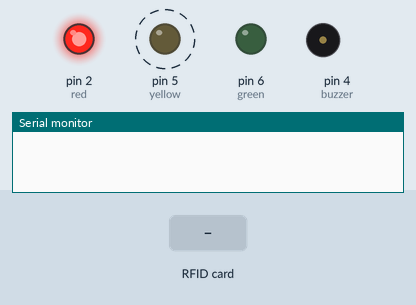
This sketch was run on a simulated Arduino Uno, built with avr-gcc and run on an emulated ATmega328P. Parts: output pins drawn as LEDs (lit = HIGH), buzzer (waves = sounding, pin HIGH), the last lines printed to the serial monitor. Dashed ring = blinking. Inputs (shaded band) come from the test bench. Pins used as bus, display or sensor lines are not drawn.

Above: at 6.4 s.
6.5 s: RFID card 5E 7A 19 C4 held to the reader
At 7.28 s:
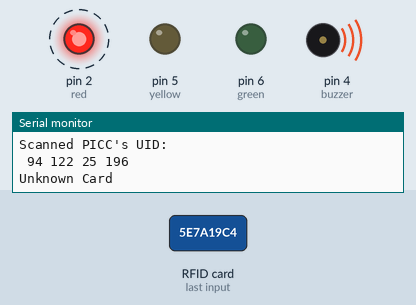
At 8.0 s:
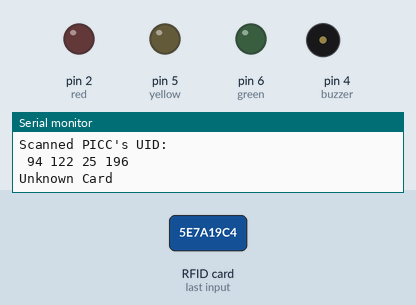
Timing chart, 0 to 15.6 s (numbered marks = the images above; inputs shaded):
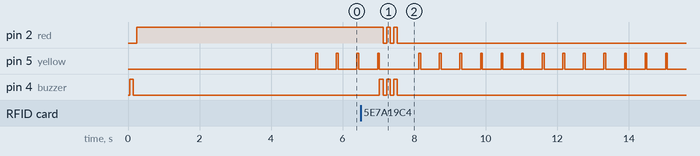

The sketch:

RFID_for_gsm_car_security.ino
```cpp
/* Typical pin layout used:
 * -----------------------------------------------------------------------------------------
 *             MFRC522      Arduino       Arduino   Arduino    Arduino          Arduino
 *             Reader/PCD   Uno/101       Mega      Nano v3    Leonardo/Micro   Pro Micro
 * Signal      Pin          Pin           Pin       Pin        Pin              Pin
 * -----------------------------------------------------------------------------------------
 * RST/Reset   RST          9             5         D9         RESET/ICSP-5     RST
 * SPI SS      SDA(SS)      10            53        D10        10               10
 * SPI MOSI    MOSI         11 / ICSP-4   51        D11        ICSP-4           16
 * SPI MISO    MISO         12 / ICSP-1   50        D12        ICSP-1           14
 * SPI SCK     SCK          13 / ICSP-3   52        D13        ICSP-3           15
 */

#include <MFRC522.h>
#include <SPI.h>


#define SS_PIN 10
#define RST_PIN 9
#define red 2
#define green 6
#define yellow 5
#define buzzer 4
int state =0;

MFRC522 rfid(SS_PIN, RST_PIN); // Instance of the class

MFRC522::MIFARE_Key key;

int code[] = {128,13,98,126}; //This is the stored UID
int codeRead = 0;
String uidString;
void setup() {
  pinMode(red, OUTPUT);
  pinMode(yellow, OUTPUT);
  pinMode(green, OUTPUT);
  pinMode(buzzer, OUTPUT);
  Serial.begin(9600);
  SPI.begin(); // Init SPI bus
  rfid.PCD_Init(); // Init MFRC522

  lock();
}

void loop() {
  waiting();
  if(  rfid.PICC_IsNewCardPresent())
  {
      readRFID();
  }
  delay(500);

}

void readRFID()
{

  rfid.PICC_ReadCardSerial();
  Serial.print(F("\nPICC type: "));
  MFRC522::PICC_Type piccType = rfid.PICC_GetType(rfid.uid.sak);
  Serial.println(rfid.PICC_GetTypeName(piccType));

  // Check is the PICC of Classic MIFARE type
  if (piccType != MFRC522::PICC_TYPE_MIFARE_MINI &&
    piccType != MFRC522::PICC_TYPE_MIFARE_1K &&
    piccType != MFRC522::PICC_TYPE_MIFARE_4K) {
    Serial.println(F("Your tag is not of type MIFARE Classic."));
    return;
  }

    Serial.println("Scanned PICC's UID:");
    printDec(rfid.uid.uidByte, rfid.uid.size);

    uidString = String(rfid.uid.uidByte[0])+" "+String(rfid.uid.uidByte[1])+" "+String(rfid.uid.uidByte[2])+ " "+String(rfid.uid.uidByte[3]);


    int i = 0;
    boolean match = true;
    while(i<rfid.uid.size)
    {
      if(!(rfid.uid.uidByte[i] == code[i]))
      {
           match = false;
      }
      i++;
    }

    if(match)
    {
      Serial.println("\nI know this card!");

  switch (state)
  {
    case 0:
    unlock();
    state =1;
    break;
     case 1:
    lock();
    state =0;
    break;

  }
     // delay(3000);

    }else
    {
      //Serial.print(uidString);
      rejectcard();
    }
  rfid.PICC_HaltA();

  // Stop encryption on PCD
  rfid.PCD_StopCrypto1();
}

void printDec(byte *buffer, byte bufferSize) {
  for (byte i = 0; i < bufferSize; i++) {
    Serial.print(buffer[i] < 0x10 ? " 0" : " ");
    Serial.print(buffer[i], DEC);
  }
}
void unlock()
{
    digitalWrite(buzzer, HIGH);
    delay(100);
     digitalWrite(buzzer, LOW);
     delay(100);
  digitalWrite(green, HIGH);
   digitalWrite(red, LOW);
delay (3000);
}
void lock()
{
   digitalWrite(buzzer, HIGH);
    delay(100);
     digitalWrite(buzzer, LOW);
     delay(100);
  digitalWrite(red, HIGH);
   digitalWrite(green, LOW);
delay(5000);
}
void waiting()
{
  digitalWrite(yellow, HIGH);
  delay(50);
  digitalWrite(yellow, LOW);
}
void rejectcard()
{
  digitalWrite(buzzer, HIGH);
    digitalWrite(red, HIGH);
    delay(100);
   Serial.println("\nUnknown Card");

   digitalWrite(buzzer, LOW);
    digitalWrite(red, LOW);
     delay(100);
     digitalWrite(buzzer, HIGH);
    digitalWrite(red, HIGH);
    delay(100);
     digitalWrite(buzzer, LOW);
    digitalWrite(red, LOW);
     delay(100);
     digitalWrite(buzzer, HIGH);
    digitalWrite(red, HIGH);
    delay(100);
    digitalWrite(buzzer, LOW);
    digitalWrite(red, LOW);
     delay(100);
}
```

Measured:
- after the input at 6.5 s, pin 2 (red): alternates HIGH for 0.10 s and LOW for 0.10 s, 5 changes in all, then stays LOW, starting after 0.63 s; pin 4 (buzzer): alternates HIGH for 0.10 s and LOW for 0.10 s, 6 changes in all, then stays LOW, starting after 0.53 s
